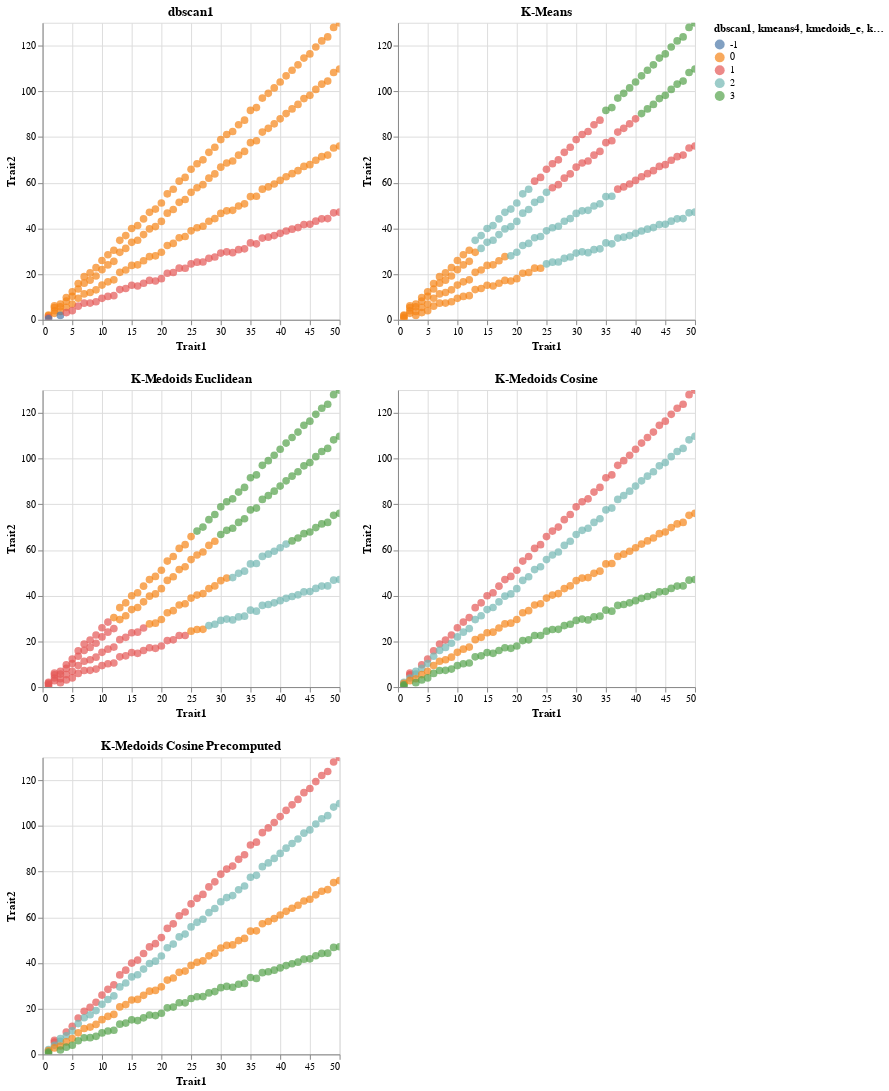

The cell this chart's notebook holds for it:
### Code cell
# Display charts
display(Markdown("# Plots for the main clustering methods"))
(dbscan_charts[eps_labels[1]] | kmeans) & (kmedoids_e | kmedoids_c) & kmedoids_cp

### Figure 1 — Vega-Lite specification as saved in the notebook (floating-point values rounded to 4 significant figures; data arrays with more than 128 entries replaced by an {"elided": "..."} marker saying what was removed)
{"config": {"view": {"continuousWidth": 300, "continuousHeight": 300}}, "vconcat": [{"hconcat": [{"mark": {"type": "circle", "size": 60}, "encoding": {"color": {"field": "dbscan1", "type": "nominal"}, "tooltip": [{"field": "dbscan0", "type": "quantitative"}, {"field": "dbscan1", "type": "quantitative"}, {"field": "dbscan2", "type": "quantitative"}, {"field": "dbscan3", "type": "quantitative"}, {"field": "dbscan4", "type": "quantitative"}, {"field": "dbscan5", "type": "quantitative"}], "x": {"field": "Trait1", "type": "quantitative"}, "y": {"field": "Trait2", "type": "quantitative"}}, "name": "view_6", "title": "dbscan1"}, {"mark": {"type": "circle", "size": 60}, "encoding": {"color": {"field": "kmeans4", "type": "nominal"}, "tooltip": [{"field": "dbscan3", "type": "quantitative"}, {"field": "kmeans4", "type": "quantitative"}, {"field": "mixture", "type": "quantitative"}, {"field": "spectral", "type": "quantitative"}, {"field": "birch", "type": "quantitative"}, {"field": "kmedoids_e", "type": "quantitative"}, {"field": "kmedoids_c", "type": "quantitative"}, {"field": "kmedoids_cp", "type": "quantitative"}], "x": {"field": "Trait1", "type": "quantitative"}, "y": {"field": "Trait2", "type": "quantitative"}}, "name": "view_7", "title": "K-Means"}]}, {"hconcat": [{"mark": {"type": "circle", "size": 60}, "encoding": {"color": {"field": "kmedoids_e", "type": "nominal"}, "tooltip": [{"field": "dbscan3", "type": "quantitative"}, {"field": "kmeans4", "type": "quantitative"}, {"field": "mixture", "type": "quantitative"}, {"field": "spectral", "type": "quantitative"}, {"field": "birch", "type": "quantitative"}, {"field": "kmedoids_e", "type": "quantitative"}, {"field": "kmedoids_c", "type": "quantitative"}, {"field": "kmedoids_cp", "type": "quantitative"}], "x": {"field": "Trait1", "type": "quantitative"}, "y": {"field": "Trait2", "type": "quantitative"}}, "name": "view_8", "title": "K-Medoids Euclidean"}, {"mark": {"type": "circle", "size": 60}, "encoding": {"color": {"field": "kmedoids_c", "type": "nominal"}, "tooltip": [{"field": "dbscan3", "type": "quantitative"}, {"field": "kmeans4", "type": "quantitative"}, {"field": "mixture", "type": "quantitative"}, {"field": "spectral", "type": "quantitative"}, {"field": "birch", "type": "quantitative"}, {"field": "kmedoids_e", "type": "quantitative"}, {"field": "kmedoids_c", "type": "quantitative"}, {"field": "kmedoids_cp", "type": "quantitative"}], "x": {"field": "Trait1", "type": "quantitative"}, "y": {"field": "Trait2", "type": "quantitative"}}, "name": "view_9", "title": "K-Medoids Cosine"}]}, {"mark": {"type": "circle", "size": 60}, "encoding": {"color": {"field": "kmedoids_cp", "type": "nominal"}, "tooltip": [{"field": "dbscan3", "type": "quantitative"}, {"field": "kmeans4", "type": "quantitative"}, {"field": "mixture", "type": "quantitative"}, {"field": "spectral", "type": "quantitative"}, {"field": "birch", "type": "quantitative"}, {"field": "kmedoids_e", "type": "quantitative"}, {"field": "kmedoids_c", "type": "quantitative"}, {"field": "kmedoids_cp", "type": "quantitative"}], "x": {"field": "Trait1", "type": "quantitative"}, "y": {"field": "Trait2", "type": "quantitative"}}, "name": "view_10", "title": "K-Medoids Cosine Precomputed"}], "data": {"name": "data-2e4ad508c12947bf2fed717456e171f0"}, "params": [{"name": "param_2", "select": {"type": "interval", "encodings": ["x", "y"]}, "bind": "scales", "views": ["view_6"]}, {"name": "param_7", "select": {"type": "interval", "encodings": ["x", "y"]}, "bind": "scales", "views": ["view_7"]}, {"name": "param_11", "select": {"type": "interval", "encodings": ["x", "y"]}, "bind": "scales", "views": ["view_8"]}, {"name": "param_12", "select": {"type": "interval", "encodings": ["x", "y"]}, "bind": "scales", "views": ["view_9"]}, {"name": "param_13", "select": {"type": "interval", "encodings": ["x", "y"]}, "bind": "scales", "views": ["view_10"]}], "$schema": "https://vega.github.io/schema/vega-lite/v5.16.3.json", "datasets": {"data-2e4ad508c12947bf2fed717456e171f0": {"elided": "200 records"}}}
